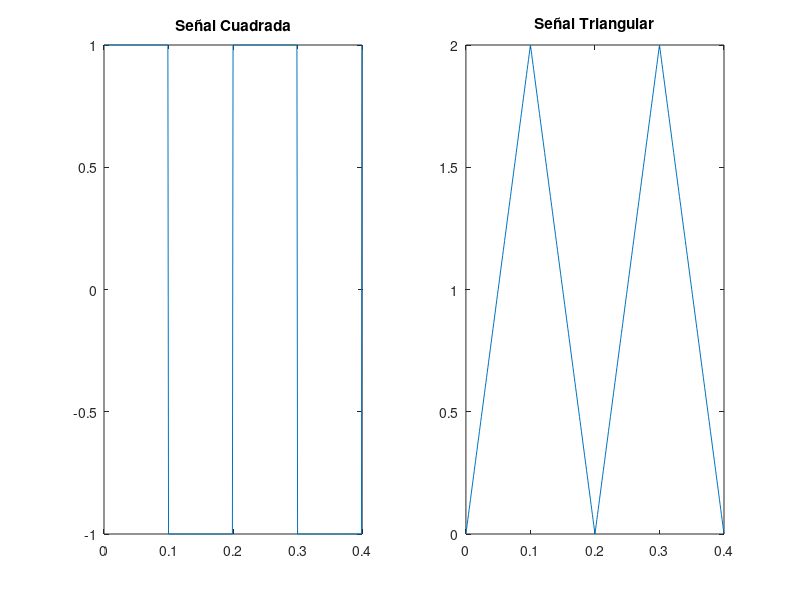
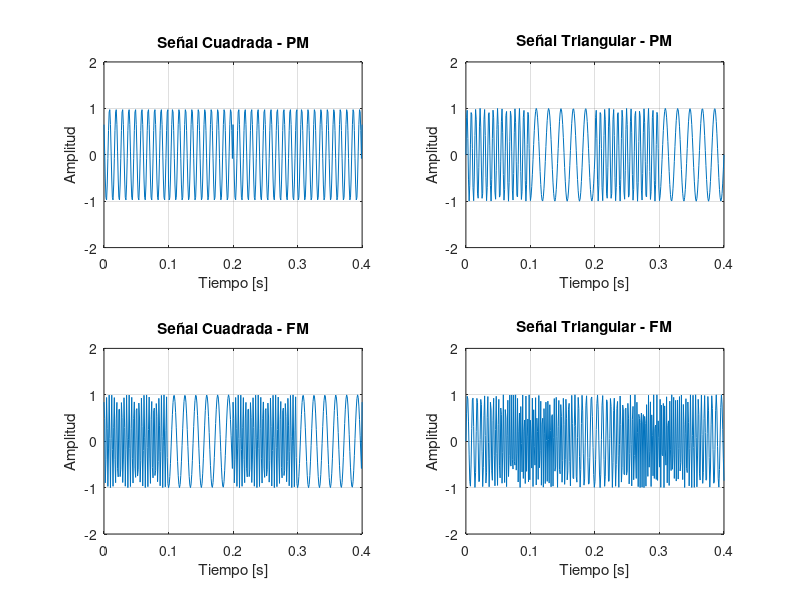

Write the MATLAB code that produced these figures, in order.
clc, clear, close all;

%% GENERACION DE LAS SEÑALES
clc; clear; close all;

f = 5;               % Frecuencia de la señal (Hz)
T = 1/f;             % Periodo
Fs = 1000;           % Frecuencia de muestreo
Ts = 1/Fs;
t = 0: Ts : 2*T;      % Vector de tiempo para dos periodos


% SENAL CUADRADA
ft1 = square(2*pi*f*t);

% SENAL TRIANGULAR
ft2 = 1 + sawtooth(2*pi*f*t, 0.5);  % Ciclo de subida y bajada simetrico


%% MODULACION PM Y FM

% PORTADORA
A = 1;
fc = 100;
kp = 15;

% SENAL PM
fi1 = A*sin( 2*pi*fc*t + kp*ft1);
fi2 = A*sin( 2*pi*fc*t + kp*ft2);

% SENAL FM
fi3 = A*sin( 2*pi*fc*t + cumsum(ft1));
fi4 = A*sin( 2*pi*fc*t + cumsum(ft2));

%% GRAFICAS Y RESULTADOS
figure;
subplot(1, 2, 1);
plot(t, ft1);
title("Señal Cuadrada");

subplot(1, 2, 2);
plot(t, ft2);
title("Señal Triangular");

figure;
subplot(2,2,1);
plot(t, fi1);
title('Señal Cuadrada - PM');
xlabel('Tiempo [s]');
ylabel('Amplitud');
ylim([-2 2]);
grid on;
hold off;

subplot(2,2,2);
plot(t, fi2);
title('Señal Triangular - PM');
xlabel('Tiempo [s]');
ylabel('Amplitud');
ylim([-2 2]);
grid on;
hold off;

subplot(2, 2, 3);
plot(t, fi3);
title('Señal Cuadrada - FM');
xlabel('Tiempo [s]');
ylabel('Amplitud');
ylim([-2 2]);
grid on;
hold off;

subplot(2, 2, 4);
plot(t, fi4);
title('Señal Triangular - FM');
xlabel('Tiempo [s]');
ylabel('Amplitud');
ylim([-2 2]);
grid on;
hold off;


%% VARIABLES ADICIONALES PARA SIMULINK

kf = 100;
kp = 100;
fc = 500;
